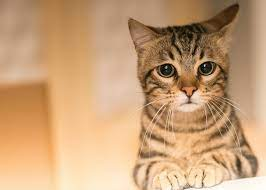
#> input picture Lab_Vision/Practicas/filtro/imagen.jpg, 266 x 190 px
$ python filtro.py
#> lines starting #> are read from the running program, lines starting #| are printed output that depends on the picture
import numpy as np
import cv2

arr = np.array( [0, -1, -2, -1, 0, -1, 0, 2, 0, -1, -2,2,8,2,-2,-1,0,2,0,-1,0,-1,-2,-1,0])

img = cv2.imread("imagen.jpg")
#> img is the input picture: shape (190, 266, 3); mean B, G, R 119.6, 159.6, 199.5
imgbnw = cv2.imread("imagen.jpg", cv2.IMREAD_GRAYSCALE)
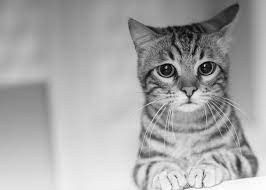
#> imgbnw: shape (190, 266); min 0, max 255, mean 167

filter = cv2.filter2D(img,ddepth=-1,kernel=arr)
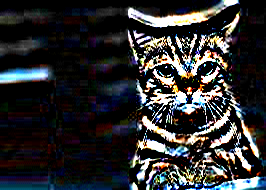
#> filter: shape (190, 266, 3); mean B, G, R 47.2, 45.5, 45.3
filteredbnw = cv2.filter2D(imgbnw,ddepth=-1,kernel=arr)
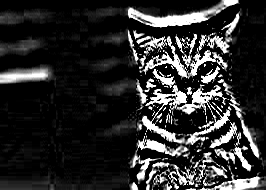
#> filteredbnw: shape (190, 266); min 0, max 255, mean 45.1

img1 = filter
img2 = filteredbnw
cv2.imshow("COLOR", img)
cv2.waitKey(0)
cv2.imshow("COLOR", filter)
cv2.waitKey(0)

cv2.imshow("COLOR", imgbnw)
cv2.waitKey(0)
cv2.imshow("COLOR", filteredbnw)
cv2.waitKey(0)
